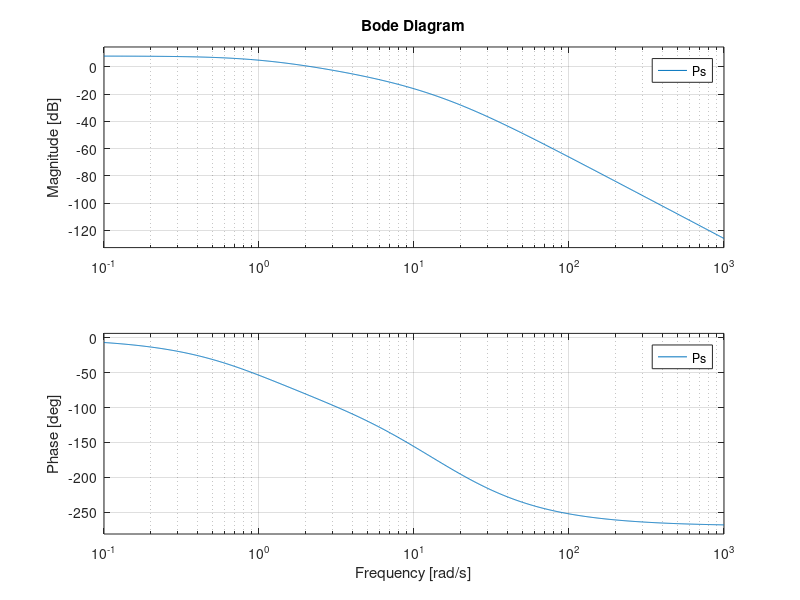
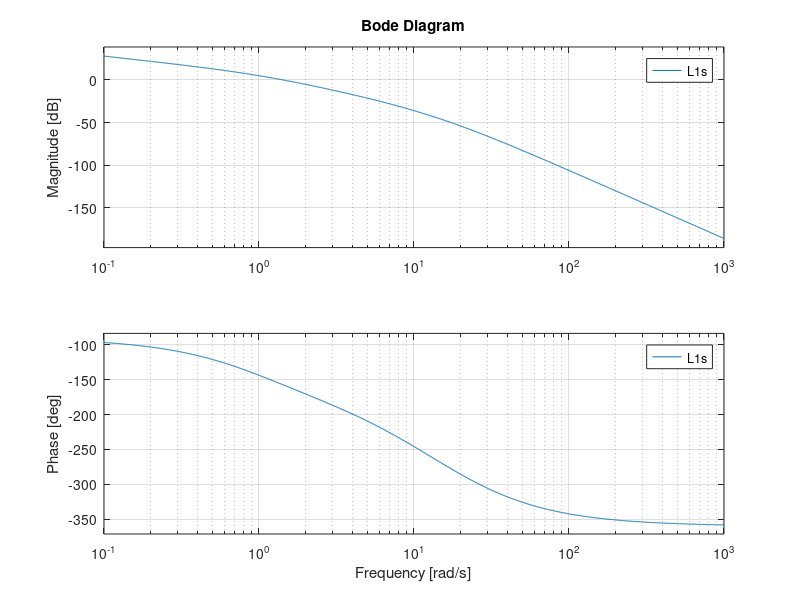
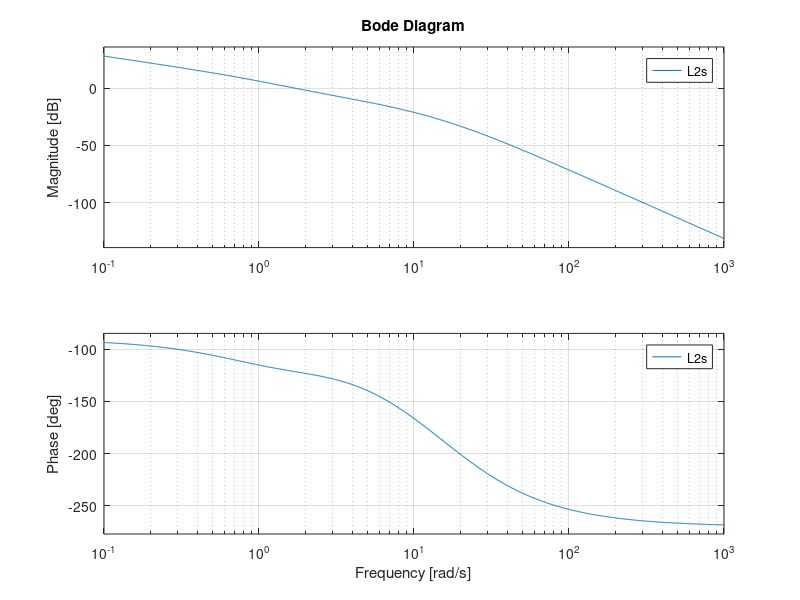
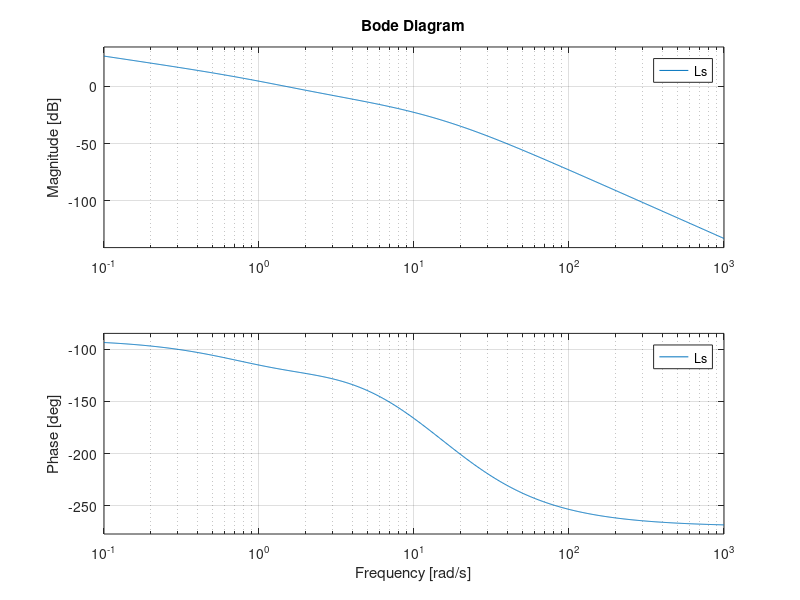

MATLAB code for these plots, in order: (Note: this script raises an error after producing the figures.)
%% Regelungstechnik II - Matlab Übung
% Diskretisierung
clear; clc
s = tf('s');
%--------------------------------------------------------------------------
Gs = (s+4)/(s+1)/(s+2)^2;

Td = 0.2;
% sysd = c2d(sysc,Ts,method)
% discretizes the continuous-time dynamic system model sysc using 
% specific discretization method on the inputs and a sample time of Ts.
% methods: zoh, tustin  ....

Gz_zoh = c2d(Gs,Td) 
Gz_tustin = c2d(Gs,Td,'tustin')

[numGz,denGz] = tfdata(Gz_tustin,'v')

%% State-Space Model from Transfer Function 
% sys = ss(ltiSys)
sysC = ss(Gs)
A = sysC.a
b = sysC.b
cT = sysC.c
d = sysC.d


%% Regelungstechnik II-Übung
clear;
close all;
clc;
s = tf('s');
%% BSP Tafelübung
Ps = zpk([-2.6], [-5.982, -8, -0.1729], 10.069)

figure(1)
clf;
bode(Ps);
hold on;
grid on;

%% Proportionalregler
%wc*tr = 1.5
tr = 0.75;
wc = 1.5/tr;


[magPs, phasePs] = bode(Ps, wc);
K = 1 / magPs;
Ls = K * Ps;
[magLs, phaseLs] = bode(Ls, wc);

Phir = 180 + phaseLs;

Ts = Ls/(1+Ls);
figure(2)
clf
step(Ts, 10);
hold on;
grid on;

Ss = 1/(1+Ls);
figure(3)
clf
step(Ss, 10);
hold on;
grid on;

%% b) PI Regler
clearvars -except s Ps
tr = 0.75;
wc = 1.5/tr;
ue = 15;
Phir = 70 - ue;

[magPs_s, phasePs_s] = bode(Ps/s, wc);
argR1 = Phir - 180 - phasePs_s;
Tn = tand(argR1)/2;
R1 = (1+s/(1/Tn));

L1s = Ps/s*R1;
[magL1s, phaseL1s] = bode(L1s, wc);

%% Betragskorrektur mit Vr = Kp/Tn

Vr = 1/magL1s;
Kp = Vr*Tn;

Rs = Kp*(1+1/(s * Tn));
Ls = Rs*Ps;
figure(4);
clf;
bode(Ls);
hold on;
grid on;
[magLs, phaseLs] = bode(Ls, wc);




%% Aufgabe 1 a)Strecke
clear all;
close all;
s = tf('s');
Ps = zpk([], [-1, -10, -20], 500);

figure(1)
clf;
bode(Ps);
hold on;
grid on;

%wc*tr = 1.5
tr = 1;
wc = 1.5/tr;
ue = 10;
Phir = 70 - ue;

%% b) 
L1s = 1/s * Ps;
figure(2)
clf;
bode(L1s);
hold on;
grid on;

[magL1_s, phaseL1_s] = bode(L1s, wc);
argR1 = Phir - 180 - phaseL1_s;
% tand(argR1) = wc/wz 
wz = wc/tand(argR1);

%% c)
Tn = 1/wz;

L2s = 1/s * Ps * (1 + s/wz);
figure(3)
clf;
bode(L2s);
hold on;
grid on;

[magL2s, phaseL2s] = bode(L2s, wc);
Vr = 1/magL2s;
K = Vr;

%% d)

Rs = K*(1+(s / wz)) / s;
Ls = Rs*Ps;

figure(4)
clf;
bode(Ls);
hold on;
grid on;

[magLs_s, phaseLs_s] = bode(Ls, wc);
Phir_s = 180 + phaseLs_s;

figure(5)
clf;
margin(Ls);
hold on;
grid on;

%% e)
Ts = Ls/(1+Ls);

figure(6)
clf
step(Ts, 10);
hold on;
step(10, 10);
grid on;
legend('y(t)', 'u(t)')

stepinfo(Ts)

%% f)
clear all;
close all;
s = tf('s');
Ps = zpk([], [-1, -10, -20], 500);

figure(1)
clf;
bode(Ps);
hold on;
grid on;

%wc*tr = 1.5
tr = 0.3;
wc = 1.5/tr;
ue = 10;
Phir = 70 - ue;

L1s = 1/s * Ps;
figure(2)
clf;
bode(L1s);
hold on;
grid on;

[magL1_s, phaseL1_s] = bode(L1s, wc);
argR1 = Phir - 180 - phaseL1_s;
% tand(argR1) = wc/wz 
wz = wc/tand(argR1);

Tn = 1/wz;

L2s = 1/s * Ps * (1 + s/wz);
figure(3)
clf;
bode(L2s);
hold on;
grid on;

[magL2s, phaseL2s] = bode(L2s, wc);
Vr = 1/magL2s;
K = Vr;

Rs = K*(1+(s / wz)) / s;
Ls = Rs*Ps;

figure(4)
clf;
bode(Ls);
hold on;
grid on;

[magLs_s, phaseLs_s] = bode(Ls, wc);
Phir_s = 180 + phaseLs_s;

figure(5)
clf;
margin(Ls);
hold on;
grid on;

Ts = Ls/(1+Ls);

figure(6)
clf
step(Ts, 10);
hold on;
step(10, 10);
grid on;
legend('y(t)', 'u(t)')

stepinfo(Ts)
